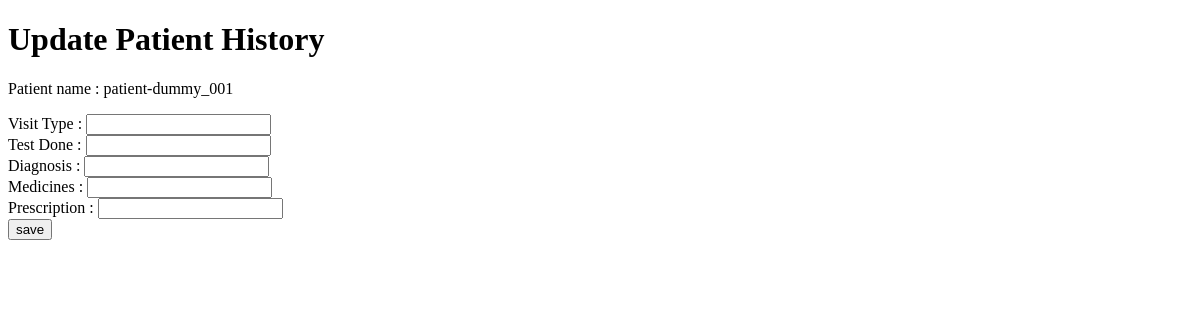
Before: /update/patient/history/2 (signed in) with the older database file.
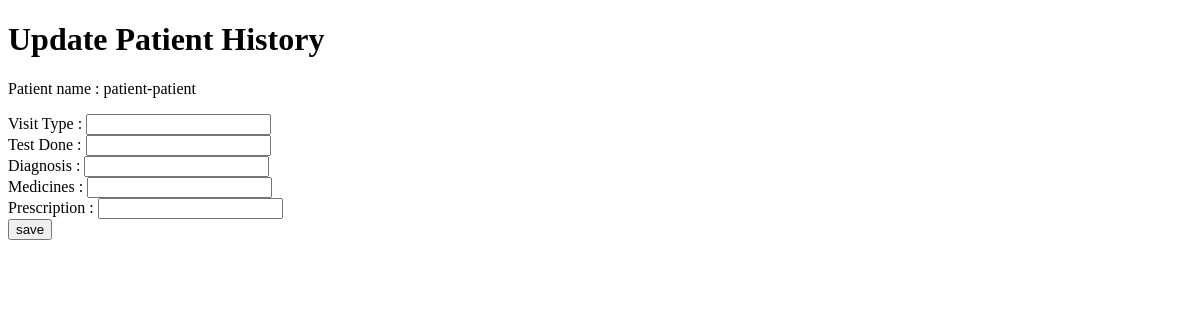
After: the same page with the newer database file.
### application/models.py (models this page shows)
class Patient(db.Model):
    __tablename__="patient"
    id=db.Column(db.Integer, primary_key=True, autoincrement=True)
    username=db.Column(db.String(64), unique=True, nullable=False)
    password=db.Column(db.String(64), nullable=False)
    blacklisted=db.Column(db.Enum('true','false'), nullable=False)
    profile_details=db.Column(db.String(512))
    appointments=db.relationship("Appointment", back_populates="patient")

### application/updates_controllers.py (the view, shortened to what this page needs)
@app.route('/update/patient/history/<appointment_id>',methods=["GET","POST"])
def update_patient_history(appointment_id):
    if session.get('user_type')!='doctor':
        return abort(403)
    appointment=db.session.query(Appointment).filter_by(id=appointment_id).first()
    if not appointment:
        return abort(404)
    if request.method=="GET":
        return render_template('update_patient_history.html',appointment=appointment)

### templates/update_patient_history.html (shortened to what this page needs)
<!DOCTYPE html>
<html lang="en">
<head>
</head>
<body>
    <h1>Update Patient History</h1>
    <p>Patient name : {{appointment.patient.username}}</p>
    <form action="/update/patient/history/{{appointment.id}}" method="post">
        <label for="visity_type">Visit Type : </label>
        <input type="text" name="visit_type" pattern="[^;]*" required>
        <br>
        <label for="test_done">Test Done : </label>
        <input type="text" name="test_done" pattern="[^;]*" title="Comma separated only" required>
        <br>
        <label for="diagnosis">Diagnosis : </label>
        <input type="text" name="diagnosis" pattern="[^;]*" required>
        <br>
        <label for="medicines">Medicines : </label>
        <input type="text" name="medicines" pattern="[^;]*" title="Comma separated only" required>
        <br>
        <label for="prescription">Prescription : </label>
        <input type="text" name="prescription" pattern="[^;]*" required>
        <br>
        <button type="submit">save</button>
    </form>
</body>
</html>

Changed rows visible on the page:
no longer on this page (row unchanged): Patient: patient.username "patient-dummy_001"
now on this page (row edited): Patient: patient.username "patient-patient"
